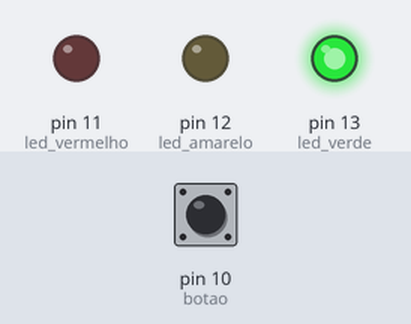
Simulated run of this sketch. Board: Arduino Uno, built with avr-gcc and run on an emulated ATmega328P. On the bench: output pins drawn as LEDs (lit = HIGH). The inputs (shaded band) are chosen by the test bench; at power-on: pin 10 (botao) LOW.

Above: at 1.5 s.
At 3.5 s:
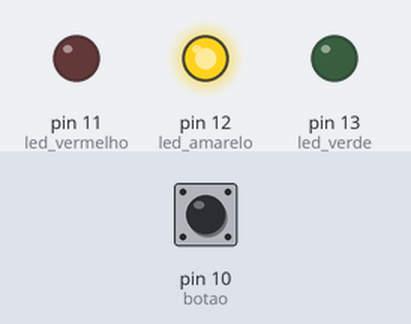
At 5.5 s:
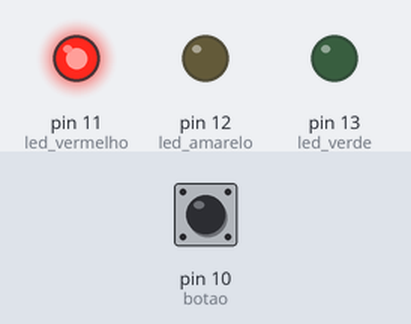
Timing chart, 0 to 9.1 s (numbered marks = the images above):
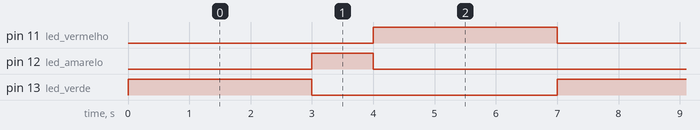

Measured:
- by itself, pin 11 (led_vermelho), pin 13 (led_verde): alternates HIGH for 3.0 s and LOW for 4.0 s
- by itself, pin 12 (led_amarelo): alternates HIGH for 1.0 s and LOW for 6.0 s
- by itself, everything shown: repeats every 7.0 s, in 4 steps

The sketch:

semaforo.ino
```cpp
int botao = 10;
int led_vermelho = 11;
int led_amarelo = 12;
int led_verde = 13;
int estado;

void setup() {
  pinMode(led_vermelho, OUTPUT);
  pinMode(led_amarelo, OUTPUT);
  pinMode(led_verde, OUTPUT);
  pinMode(botao, INPUT);
}

void loop() {
  estado = digitalRead(botao);
  if( estado == HIGH){
  digitalWrite(led_vermelho, HIGH);
  }
  else{
  digitalWrite(led_verde, HIGH);
  delay(3000);
  digitalWrite(led_verde, LOW);
  digitalWrite(led_amarelo, HIGH);
  delay(1000);
  digitalWrite(led_amarelo, LOW);
  digitalWrite(led_vermelho, HIGH);
  delay(3000);
  digitalWrite(led_vermelho, LOW);
  }
}
```
